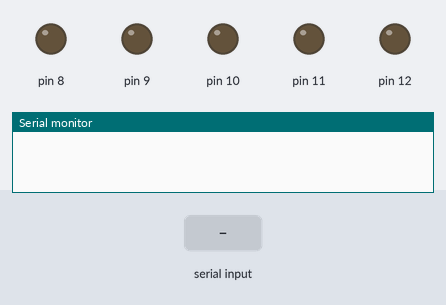
Recording of a sketch running on a simulated Arduino Uno, built with avr-gcc and run on an emulated ATmega328P. Parts: output pins drawn as LEDs (lit = HIGH), the last lines printed to the serial monitor. The test bench sets the inputs (shaded band).

Above: at 1.2 s.
1.3 s: "90,45\n" received over Serial
At 2.4 s:
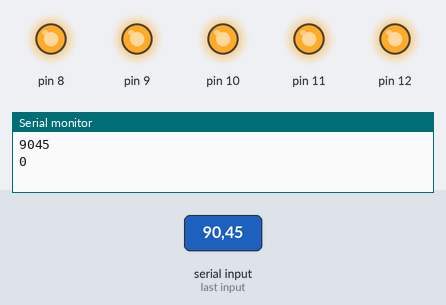
Timing chart, 0 to 4.3 s (numbered marks = the images above; inputs shaded):
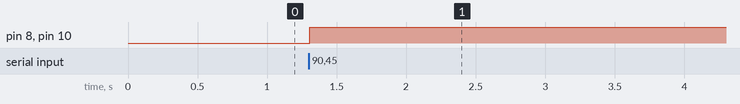

Measured:
- after the input at 1.3 s, pin 8–12: LOW → HIGH at once

The sketch:

LED.ino
```cpp
void setup() {
  // put your setup code here, to run once:
  pinMode(8, OUTPUT);
  pinMode(9, OUTPUT);
  pinMode(10, OUTPUT);
  pinMode(11, OUTPUT);
  pinMode(12, OUTPUT);
  Serial.begin(9600);
}

void loop() {
  // put your main code here, to run repeatedly:
//  digitalWrite(8,HIGH);
//  digitalWrite(9,HIGH);
//  digitalWrite(10,HIGH);
//  digitalWrite(11,HIGH);
//  digitalWrite(12,HIGH);
//  delay(100);
  while(Serial.available()==0)
  {

  }
      int number=Serial.parseInt();
      Serial.println(number);
//      int number=7;
      int binary[5]={0,0,0,0,0};
      int count=0,remain;
      while(number!=0)
      {
        remain=number%2;
        number=number/2;
        binary[count]=remain;
        count++;
      }
      for(int i=5;i>=0;i--)
      {
        if(binary[i]==1)
          digitalWrite(i+8,HIGH);
      }

}
```
